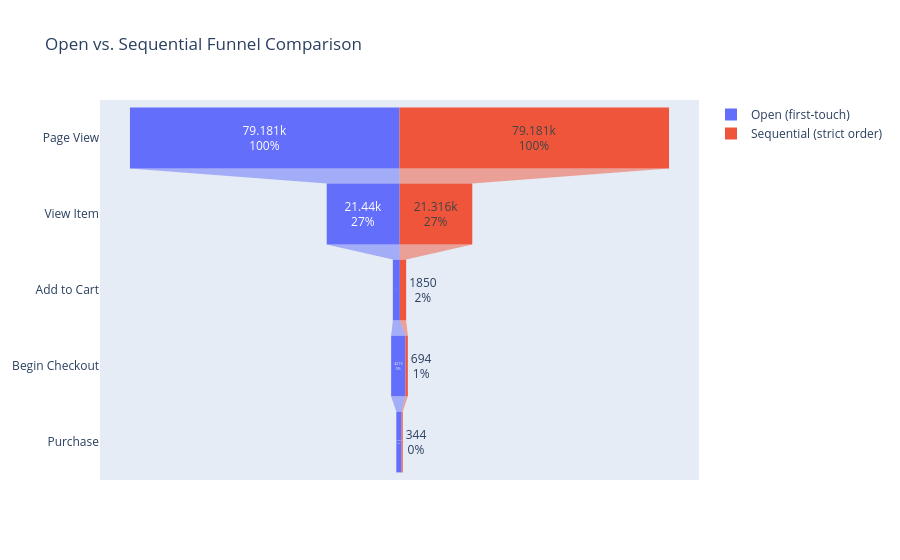

Here is the notebook cell this chart was saved with:
### Code cell
import plotly.graph_objects as go

stage_labels = ['Page View', 'View Item', 'Add to Cart', 'Begin Checkout', 'Purchase']
open_counts = [79181, 21440, 2060, 4219, 1532]
sequential_counts = [79181, 21316, 1850, 694, 344]

fig = go.Figure()
fig.add_trace(go.Funnel(name='Open (first-touch)', y=stage_labels, x=open_counts, textinfo="value+percent initial"))
fig.add_trace(go.Funnel(name='Sequential (strict order)', y=stage_labels, x=sequential_counts, textinfo="value+percent initial"))
fig.update_layout(title='Open vs. Sequential Funnel Comparison')
fig.show()

### Figure 1 — Plotly figure (JSON) as saved in the notebook; plotly's stock layout.template omitted (floating-point values rounded to 4 significant figures)
{"data": [{"name": "Open (first-touch)", "textinfo": "value+percent initial", "type": "funnel", "x": [79181, 21440, 2060, 4219, 1532], "y": ["Page View", "View Item", "Add to Cart", "Begin Checkout", "Purchase"]}, {"name": "Sequential (strict order)", "textinfo": "value+percent initial", "type": "funnel", "x": [79181, 21316, 1850, 694, 344], "y": ["Page View", "View Item", "Add to Cart", "Begin Checkout", "Purchase"]}], "layout": {"title": {"text": "Open vs. Sequential Funnel Comparison"}}}
